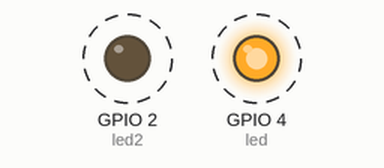
A program run on a simulated ESP32 board running MicroPython. On the bench: output pins drawn as LEDs (lit = HIGH). Dashed ring = blinking.

Above: at 0.5 s.
Timing chart, 0 to 4.6 s (numbered marks = the images above):
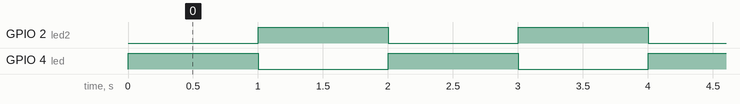

Measured:
- by itself, GPIO 2 (led2), GPIO 4 (led): alternates HIGH for 1.0 s and LOW for 1.0 s

The program:

blink.py
```python
import machine
import time
led = machine.Pin(4, machine.Pin.OUT)
led2 = machine.Pin(2, machine.Pin.OUT)
while True:
    led.value(1)
    led2.value(0)
    time.sleep(1)
    led.value(0)
    led2.value(1)
    time.sleep(1)
```
